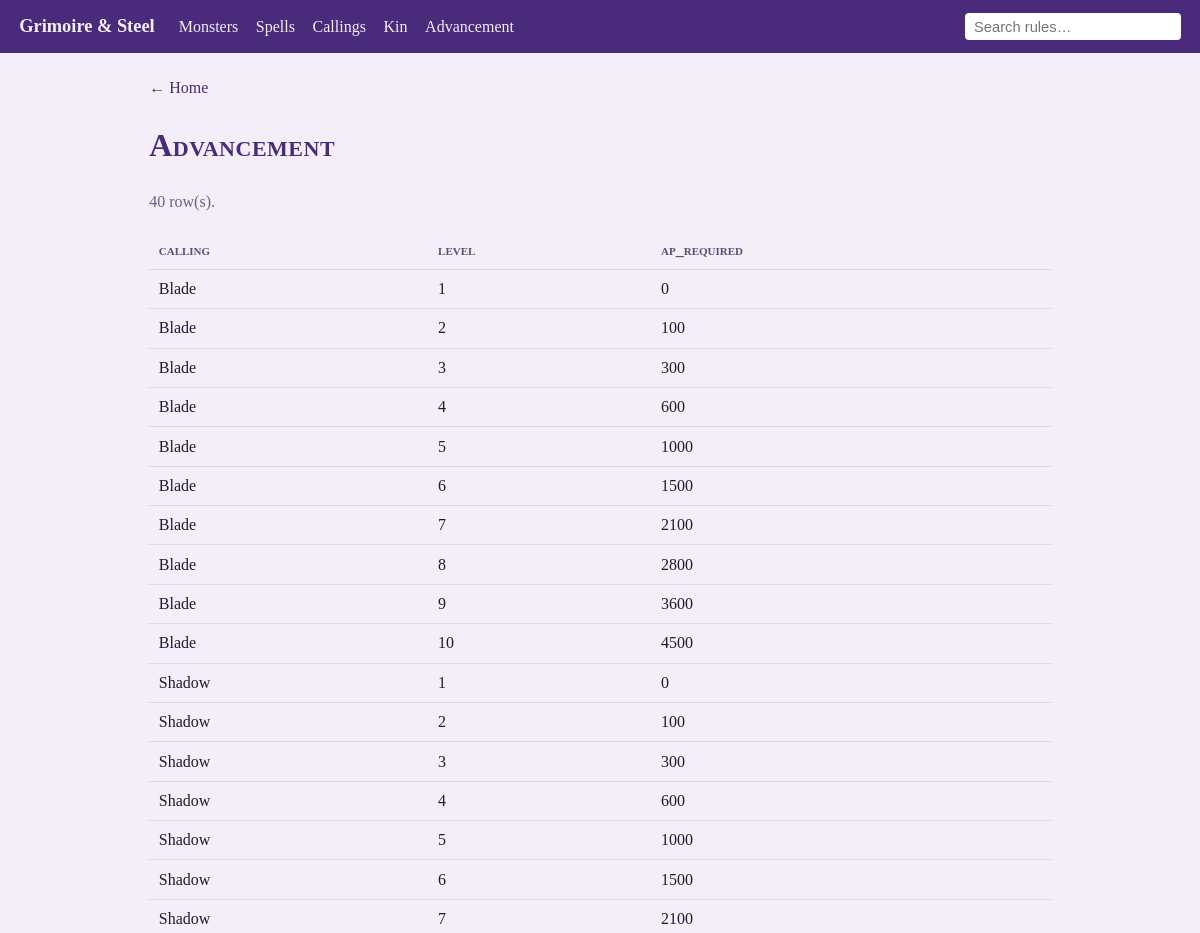
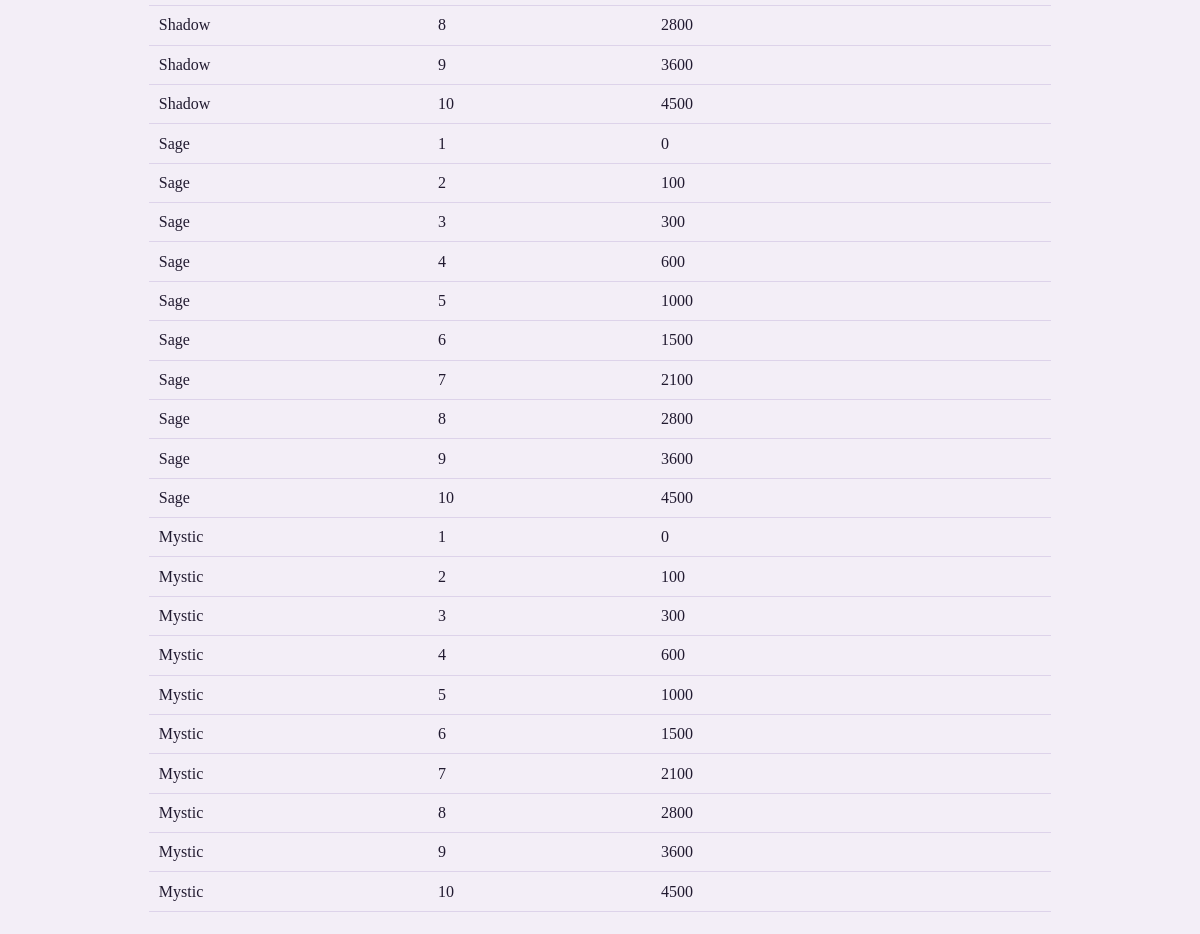
The app's page /advancement with its own data (2 pictures, top to bottom).
### tables this page shows
CREATE TABLE calling (
    calling_id INTEGER PRIMARY KEY,
    name TEXT NOT NULL UNIQUE,
    description TEXT NOT NULL,
    starting_gear TEXT NOT NULL,
    armor_allowed TEXT NOT NULL,
    gift_name TEXT NOT NULL,
    gift_description TEXT NOT NULL,
    sort_order INTEGER NOT NULL UNIQUE
) STRICT;

### app/app.py (the view)
    def view():
        return content(key)

### app/app.py (called while the page is built)
@app.after_request
def allow_local_control(resp):
    resp.headers["Access-Control-Allow-Origin"] = "*"
    return resp

def get_db():
    if "db" not in g:
        if not DB.exists():
            raise RuntimeError(f"{DB} not found - run 'py gns/build/load_gns.py' first.")
        g.db = sqlite3.connect(DB)
        g.db.row_factory = sqlite3.Row
    return g.db

@app.route("/c/<key>")
def content(key):
    if key not in CONTENT_PAGES:
        abort(404)
    db = get_db()
    title, sql = CONTENT_PAGES[key]
    rows = db.execute(sql).fetchall()
    cols = rows[0].keys() if rows else []
    return render_template("rows.html", title=title, columns=cols, rows=rows, source=key)

def _make_alias(key):
    def view():
        return content(key)
    view.__name__ = f"content_{key}"
    return view

### app/templates/rows.html (shortened to what this page needs)
{% extends "base.html" %}
{% block content %}
  <p><a class="back" href="{{ url_for('index') }}">&larr; Home</a></p>
  <h1>{{ title }}</h1>
  <p class="muted">{{ rows|length }} row(s).</p>
  <table class="grid">
    <thead>
      <tr>{% for c in columns %}<th>{{ c }}</th>{% endfor %}</tr>
    </thead>
    <tbody>
      {% for row in rows %}
        <tr>{% for c in columns %}<td>{{ row[c] if row[c] is not none else '—' }}</td>{% endfor %}</tr>
      {% else %}
        <tr><td colspan="{{ columns|length or 1 }}">No rows.</td></tr>
      {% endfor %}
    </tbody>
  </table>
{% endblock %}

### app/templates/base.html (style rules this page uses)
:root { --ink:#211a30; --paper:#f3eef7; --accent:#4a2a7a; --accent2:#7a1f12; }
* { box-sizing: border-box; }
body { margin:0; font-family: Georgia, "Times New Roman", serif; background: var(--paper); color: var(--ink); line-height:1.5; }
h1,h2 { font-variant: small-caps; letter-spacing:.5px; color:var(--accent); }
.muted { color:#6b6080; }
table.grid { width:100%; border-collapse:collapse; }
table.grid th, table.grid td { text-align:left; padding:.45rem .6rem; border-bottom:1px solid #ddd3ea; vertical-align:top; }
table.grid th { font-variant:small-caps; color:#5b5070; }
a.back { color:var(--accent); text-decoration:none; }

### records on screen
calling: name "Blade" "1" "0" "Blade" "2" "100" "Blade" "3" "300" "Blade" "4" "600" "Blade" "5" "1000" "Blade" "6" "1500" "Blade" "7" "2100" "Blade" "8" "2800" "Blade" "9" "3600" "Blade" "10" "4500"
calling: name "Shadow" "1" "0" "Shadow" "2" "100" "Shadow" "3" "300" "Shadow" "4" "600" "Shadow" "5" "1000" "Shadow" "6" "1500" "Shadow" "7" "2100" "Shadow" "8" "2800" "Shadow" "9" "3600" "Shadow" "10" "4500"
calling: name "Sage" "1" "0" "Sage" "2" "100" "Sage" "3" "300" "Sage" "4" "600" "Sage" "5" "1000" "Sage" "6" "1500" "Sage" "7" "2100" "Sage" "8" "2800" "Sage" "9" "3600" "Sage" "10" "4500"
calling: name "Mystic" "1" "0" "Mystic" "2" "100" "Mystic" "3" "300" "Mystic" "4" "600" "Mystic" "5" "1000" "Mystic" "6" "1500" "Mystic" "7" "2100" "Mystic" "8" "2800" "Mystic" "9" "3600" "Mystic" "10" "4500"

### other values on screen
{{ title }} "Advancement"
{{ rows|length }} "40"
{{ c }} "calling" "level" "ap_required"
